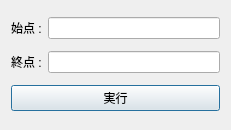
<?xml version="1.0" encoding="UTF-8"?>
<ui version="4.0">
 <class>ShortestPathDialog</class>
 <widget class="QDialog" name="ShortestPathDialog">
  <property name="geometry">
   <rect>
    <x>0</x>
    <y>0</y>
    <width>231</width>
    <height>130</height>
   </rect>
  </property>
  <property name="windowTitle">
   <string>Shortest Path</string>
  </property>
  <layout class="QVBoxLayout" name="verticalLayout">
   <item>
    <layout class="QHBoxLayout" name="horizontalLayout">
     <item>
      <widget class="QLabel" name="label">
       <property name="text">
        <string>始点 :</string>
       </property>
      </widget>
     </item>
     <item>
      <widget class="QLineEdit" name="input_from"/>
     </item>
    </layout>
   </item>
   <item>
    <layout class="QHBoxLayout" name="horizontalLayout_2">
     <item>
      <widget class="QLabel" name="label_2">
       <property name="text">
        <string>終点 :</string>
       </property>
      </widget>
     </item>
     <item>
      <widget class="QLineEdit" name="input_to"/>
     </item>
    </layout>
   </item>
   <item>
    <widget class="QPushButton" name="button_exec">
     <property name="text">
      <string>実行</string>
     </property>
    </widget>
   </item>
  </layout>
 </widget>
 <resources/>
 <connections/>
</ui>
